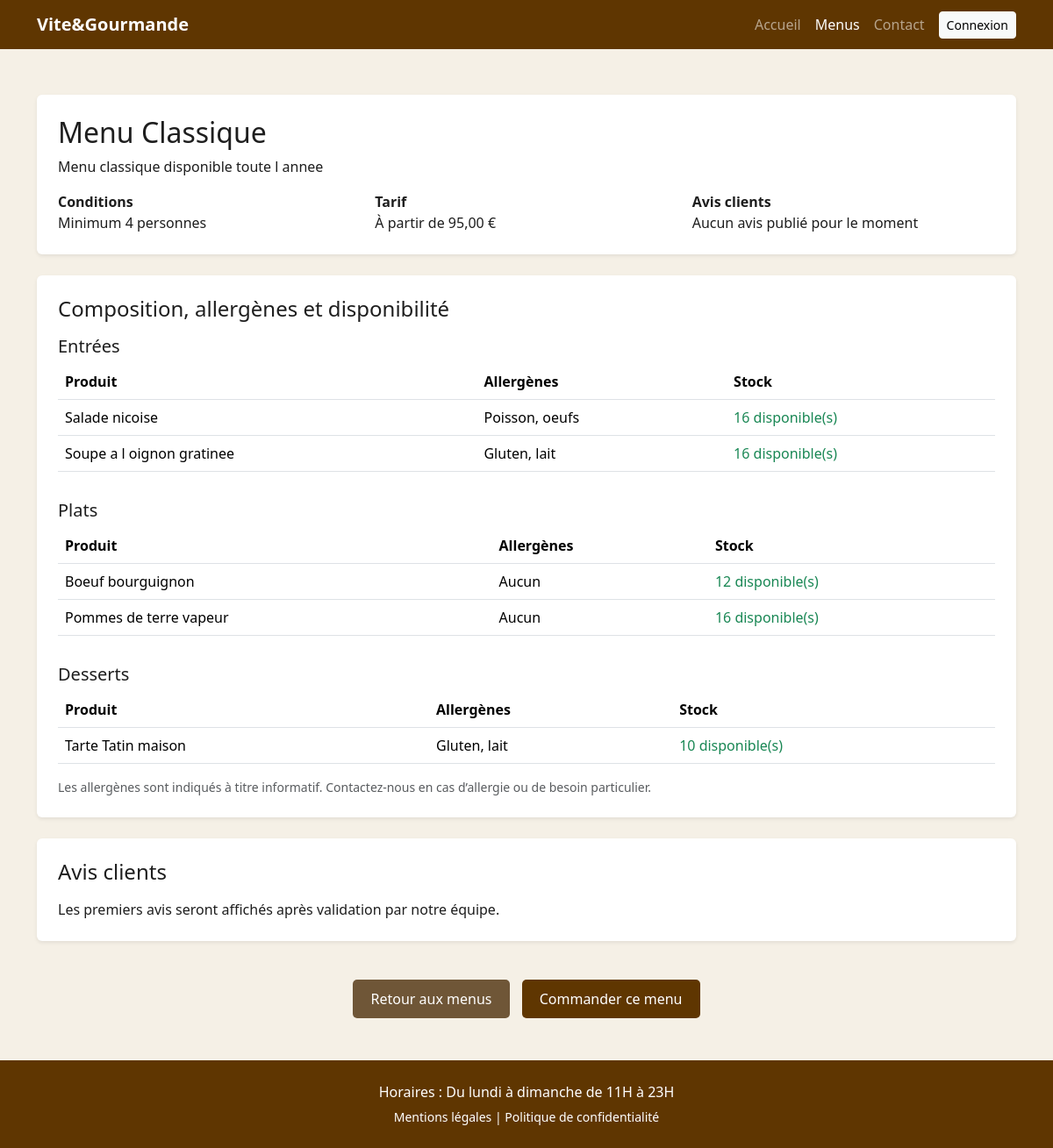
Page /pages/menu-classique.php on the committed database.
### tables this page shows
CREATE TABLE IF NOT EXISTS menus (
    id INT UNSIGNED AUTO_INCREMENT PRIMARY KEY,
    nom VARCHAR(120) NOT NULL,
    description TEXT NULL,
    nb_personnes_min INT UNSIGNED NOT NULL DEFAULT 1,
    prix_minimum DECIMAL(10,2) NOT NULL DEFAULT 0.00,
    actif TINYINT(1) NOT NULL DEFAULT 1,
    created_at TIMESTAMP NOT NULL DEFAULT CURRENT_TIMESTAMP,
    INDEX idx_menus_actif (actif)
);

CREATE TABLE IF NOT EXISTS plats (
    id INT UNSIGNED AUTO_INCREMENT PRIMARY KEY,
    menu_id INT UNSIGNED NOT NULL,
    nom VARCHAR(160) NOT NULL,
    type ENUM('entree', 'plat', 'dessert', 'boisson') NOT NULL,
    allergenes VARCHAR(255) NOT NULL DEFAULT 'Non renseignés',
    stock INT UNSIGNED NOT NULL DEFAULT 0,
    created_at TIMESTAMP NOT NULL DEFAULT CURRENT_TIMESTAMP,
    INDEX idx_plats_menu_id (menu_id),
    INDEX idx_plats_type (type)
);

### pages/menu-classique.php (called while the page is built)
<?php
$menuId = 4;
require __DIR__ . '/_menu-detail.php';

### pages/_menu-detail.php (the view, shortened to what this page needs)
<?php
require_once __DIR__ . '/../config/database.php';
$menuId = (int) ($menuId ?? 0);
$menuStmt = $pdo->prepare(
    'SELECT id, nom, description, nb_personnes_min, prix_minimum
     FROM menus
     WHERE id = :id AND actif = TRUE
     LIMIT 1'
);
$menuStmt->execute(['id' => $menuId]);
$menu = $menuStmt->fetch(PDO::FETCH_ASSOC);
$platsStmt = $pdo->prepare(
    'SELECT nom, type, allergenes, stock
     FROM plats
     WHERE menu_id = :menu_id
     ORDER BY CASE type
        WHEN \'entree\' THEN 1
        WHEN \'plat\' THEN 2
        WHEN \'dessert\' THEN 3
        WHEN \'boisson\' THEN 4
        ELSE 5
     END, nom'
);
$platsStmt->execute(['menu_id' => $menuId]);
$plats = $platsStmt->fetchAll(PDO::FETCH_ASSOC);
$avisStmt = $pdo->prepare(
    'SELECT a.note, a.commentaire, a.created_at, u.prenom
     FROM avis a
     INNER JOIN commandes c ON c.id = a.commande_id
     INNER JOIN utilisateurs u ON u.id = a.utilisateur_id
     WHERE c.menu_id = :menu_id AND a.statut = :statut
     ORDER BY a.created_at DESC
     LIMIT 10'
);
$avisStmt->execute(['menu_id' => $menuId, 'statut' => 'valide']);
$avis = $avisStmt->fetchAll(PDO::FETCH_ASSOC);
$noteMoyenne = $avis
    ? array_sum(array_column($avis, 'note')) / count($avis)
    : null;
$types = [
    'entree' => 'Entrées',
    'plat' => 'Plats',
    'dessert' => 'Desserts',
    'boisson' => 'Boissons',
];
$platsParType = [];
foreach ($plats as $plat) {
    $platsParType[$plat['type']][] = $plat;
}
?>
<!DOCTYPE html>
<html lang="fr">
<head>
    <link href="https://cdn.jsdelivr.net/npm/bootstrap@5.3.2/dist/css/bootstrap.min.css" rel="stylesheet">
    <link rel="stylesheet" href="/styles/style.css">
</head>
<body>
<header>
    <nav class="navbar navbar-expand-lg navbar-dark bg-bordeaux fixed-top">
        <div class="container">
            <a class="navbar-brand fw-bold" href="/pages/index.html">Vite&Gourmande</a>
            <div class="collapse navbar-collapse" id="navbarContent">
                <ul class="navbar-nav ms-lg-auto text-center">
                    <li class="nav-item"><a class="nav-link" href="/pages/index.html">Accueil</a></li>
                    <li class="nav-item"><a class="nav-link active" href="/pages/menus.php">Menus</a></li>
                    <li class="nav-item"><a class="nav-link" href="/pages/contact.php">Contact</a></li>
                    <li class="nav-item mt-2 mt-lg-0"><a class="btn btn-light btn-sm ms-lg-2" href="/pages/login.php">Connexion</a></li>
                </ul>
            </div>
        </div>
    </nav>
</header>
<main class="container py-5 menu-detail">
    <section class="bg-white rounded shadow-sm p-4 mb-4">
        <h1 class="h2"><?php echo htmlspecialchars($menu['nom']); ?></h1>
        <p><?php echo htmlspecialchars($menu['description'] ?? ''); ?></p>
        <div class="row g-3 menu-conditions">
            <div class="col-12 col-md-4"><strong>Conditions</strong><br>Minimum <?php echo (int) $menu['nb_personnes_min']; ?> personnes</div>
            <div class="col-12 col-md-4"><strong>Tarif</strong><br>À partir de <?php echo number_format((float) $menu['prix_minimum'], 2, ',', ' '); ?> €</div>
            <div class="col-12 col-md-4">
                <strong>Avis clients</strong><br>
                <?php if ($noteMoyenne !== null): ?>
                    <?php echo number_format($noteMoyenne, 1, ',', ' '); ?>/5 (<?php echo count($avis); ?> avis)
                <?php else: ?>
                    Aucun avis publié pour le moment
                <?php endif; ?>
            </div>
        </div>
    </section>
    <section class="bg-white rounded shadow-sm p-4 mb-4">
        <h2 class="h4 mb-3">Composition, allergènes et disponibilité</h2>
        <?php foreach ($types as $type => $label): ?>
            <?php if (!empty($platsParType[$type])): ?>
                <h3 class="h5 mt-3"><?php echo $label; ?></h3>
                <div class="table-responsive">
                    <table class="table align-middle">
                        <thead><tr><th>Produit</th><th>Allergènes</th><th>Stock</th></tr></thead>
                        <tbody>
                        <?php foreach ($platsParType[$type] as $plat): ?>
                            <tr>
                                <td><?php echo htmlspecialchars($plat['nom']); ?></td>
                                <td><?php echo htmlspecialchars($plat['allergenes'] ?: 'Aucun allergène renseigné'); ?></td>
                                <td>
                                    <?php if ((int) $plat['stock'] > 0): ?>
                                        <span class="text-success"><?php echo (int) $plat['stock']; ?> disponible(s)</span>
                                    <?php else: ?>
                                        <span class="text-danger">Rupture de stock</span>
                                    <?php endif; ?>
                                </td>
                            </tr>
                        <?php endforeach; ?>
                        </tbody>
                    </table>
                </div>
            <?php endif; ?>
        <?php endforeach; ?>
        <p class="small text-muted mb-0">Les allergènes sont indiqués à titre informatif. Contactez-nous en cas d’allergie ou de besoin particulier.</p>
    </section>
    <section class="bg-white rounded shadow-sm p-4 mb-4">
        <h2 class="h4 mb-3">Avis clients</h2>
        <?php if (!$avis): ?>
            <p class="mb-0">Les premiers avis seront affichés après validation par notre équipe.</p>
        <?php endif; ?>
    </section>
    <div class="text-center">
        <a href="/pages/menus.php" class="menu-action-btn menu-action-btn-retour">Retour aux menus</a>
        <a href="/pages/commande.php?menu_id=<?php echo $menuId; ?>" class="menu-action-btn menu-action-btn-commander">Commander ce menu</a>
    </div>
</main>
<footer class="bg-bordeaux text-white text-center p-4">
    <p class="mb-1">Horaires : Du lundi à dimanche de 11H à 23H</p>
    <small><a href="/pages/mentions-legales.php" class="text-white text-decoration-none">Mentions légales</a> | <a href="/pages/mentions-legales.php" class="text-white text-decoration-none">Politique de confidentialité</a></small>
</footer>
</body>
</html>

### styles/style.css (style rules this page uses)
body { font-family: system-ui, -apple-system, BlinkMacSystemFont, 'Segoe UI', Roboto, Oxygen, Ubuntu, Cantarell, 'Open Sans', 'Helvetica Neue', sans-serif; background-color: #f5f0e6; color: #1e1e1e; padding-top: 60px; min-height: 100vh; display: flex; flex-direction: column; }
footer { margin-top: auto; }
.navbar .container { align-items: center; }
@media (min-width: 992px) { .navbar-nav { align-items: center; } }
@media (min-width: 992px) { .navbar-nav .nav-item:last-child .btn { margin-left: 0.5rem; } }
h1, h2 { font-weight: 700; }
.bg-bordeaux { background-color: rgb(95, 54, 1) !important; }
.menu-action-btn { display: inline-block; padding: 10px 20px; color: #fff; border-radius: 5px; text-decoration: none; }
.menu-action-btn-retour { margin-top: 20px; background: rgba(70, 39, 0, 0.76); }
.menu-action-btn-commander { margin-left: 10px; background: #5f3601; }

### rows in the picture
menus: nom "Menu Classique", description "Menu classique disponible toute l annee", nb_personnes_min "4", prix_minimum "95,00"
plats: nom "Salade nicoise", allergenes "Poisson, oeufs", stock "16"
plats: nom "Soupe a l oignon gratinee", allergenes "Gluten, lait", stock "16"
plats: nom "Boeuf bourguignon", allergenes "Aucun", stock "12"
plats: nom "Pommes de terre vapeur", allergenes "Aucun", stock "16"
plats: nom "Tarte Tatin maison", allergenes "Gluten, lait", stock "10"

### other values in the picture
$label "Entrées"
$label "Plats"
$label "Desserts"
